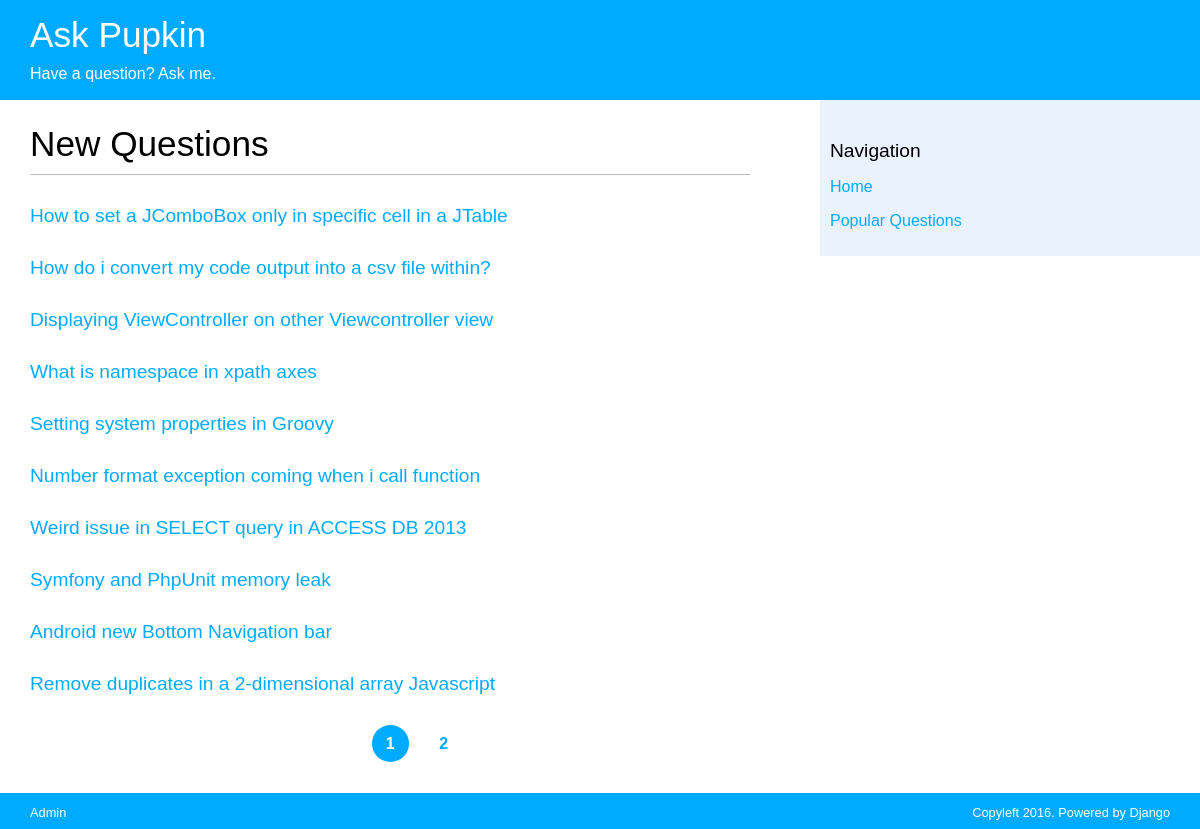
The page / on the database its author committed.
### qa/models.py (models this page shows, shortened)
class Question(models.Model):
    title = models.CharField(max_length=255)
    text = models.TextField()
    added_at = models.DateField(auto_now_add=True)
    rating = models.IntegerField(default=0)
    author = models.ForeignKey(User, related_name='question_author', default=1)
    likes = models.ManyToManyField(User, related_name='question_like', blank=True)
    class Meta:
        ordering = ('-added_at',)
    def get_absolute_url(self):
        return reverse('question_detail', kwargs={'pk': self.pk})

### qa/views.py (the view)
# urls.py: url(r'^$', question_list, name='question_list'),
def question_list(request):
    questions = Question.objects.all()
    questions = Question.objects.order_by('-added_at')
    try:
        limit = int(request.GET.get('limit', 10))
    except ValueError:
        limit = 10
    if limit > 100:
        limit = 10
    try:
        page = int(request.GET.get('page', 1))
    except ValueError:
        raise Http404
    paginator = Paginator(questions, limit)
    paginator.baseurl = '/?page='
    try:
        page = paginator.page(page)
    except EmptyPage:
        page = paginator.page(paginator.num_pages)
    return render(request, 'qa/list.html', {
        'questions': page.object_list,
        'page': page,
        'paginator': paginator,
    })

### qa/templates/qa/list.html (shortened to what this page needs)
{% extends "base.html" %}
{% block content %}
  {% block question_view_title %}<h1>New Questions</h1>{% endblock %}
  {% for question in questions %}
    {% block question_title %}
      <h2><a href="{{ question.get_absolute_url }}">{{ question.title }}</a></h2>
    {% endblock %}
  {% endfor %}
  {% include "pagination.html" %}
{% endblock %}

### static/qa.css (style rules this page uses)
body { margin: 0; padding: 0; font-family: helvetica, sans-serif; position: relative; }
a { color: #00abff; text-decoration: none; }
h1 { font-weight: normal; font-size: 2.2em; border-bottom: 1px solid #bbb; padding: 0 0 10px 0; }
h2 { font-size: 1.2em; font-weight: normal; margin: 30px 0 0; }

### rows shown on the page
Question: title "How to set a JComboBox only in specific cell in a JTable"
Question: title "How do i convert my code output into a csv file within?"
Question: title "Displaying ViewController on other Viewcontroller view"
Question: title "What is namespace in xpath axes"
Question: title "Setting system properties in Groovy"
Question: title "Number format exception coming when i call function"
Question: title "Weird issue in SELECT query in ACCESS DB 2013"
Question: title "Symfony and PhpUnit memory leak"
Question: title "Android new Bottom Navigation bar"
Question: title "Remove duplicates in a 2-dimensional array Javascript"

### other values the page prints
{{ p }} "1" "2"
